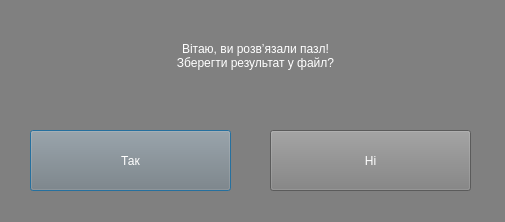
<?xml version="1.0" encoding="UTF-8"?>
<ui version="4.0">
 <class>Dialog</class>
 <widget class="QDialog" name="Dialog">
  <property name="geometry">
   <rect>
    <x>0</x>
    <y>0</y>
    <width>505</width>
    <height>222</height>
   </rect>
  </property>
  <property name="minimumSize">
   <size>
    <width>505</width>
    <height>222</height>
   </size>
  </property>
  <property name="maximumSize">
   <size>
    <width>505</width>
    <height>222</height>
   </size>
  </property>
  <property name="windowTitle">
   <string>Збереження</string>
  </property>
  <property name="styleSheet">
   <string notr="true">QLabel{font:600 16pt &quot;FreeMono&quot; bold;
					color: white}
QDialog{background-color: gray}
QPushButton{font:600 15pt &quot;FreeMono&quot; bold; color: white; background-color: gray}
</string>
  </property>
  <widget class="QPushButton" name="pushButton">
   <property name="geometry">
    <rect>
     <x>30</x>
     <y>130</y>
     <width>201</width>
     <height>61</height>
    </rect>
   </property>
   <property name="text">
    <string>Так</string>
   </property>
  </widget>
  <widget class="QLabel" name="label">
   <property name="geometry">
    <rect>
     <x>20</x>
     <y>10</y>
     <width>471</width>
     <height>91</height>
    </rect>
   </property>
   <property name="text">
    <string>Вітаю, ви розвʼязали пазл!
Зберегти результат у файл?</string>
   </property>
   <property name="alignment">
    <set>Qt::AlignCenter</set>
   </property>
  </widget>
  <widget class="QPushButton" name="pushButton_2">
   <property name="geometry">
    <rect>
     <x>270</x>
     <y>130</y>
     <width>201</width>
     <height>61</height>
    </rect>
   </property>
   <property name="text">
    <string>Ні</string>
   </property>
  </widget>
 </widget>
 <resources/>
 <connections/>
</ui>
